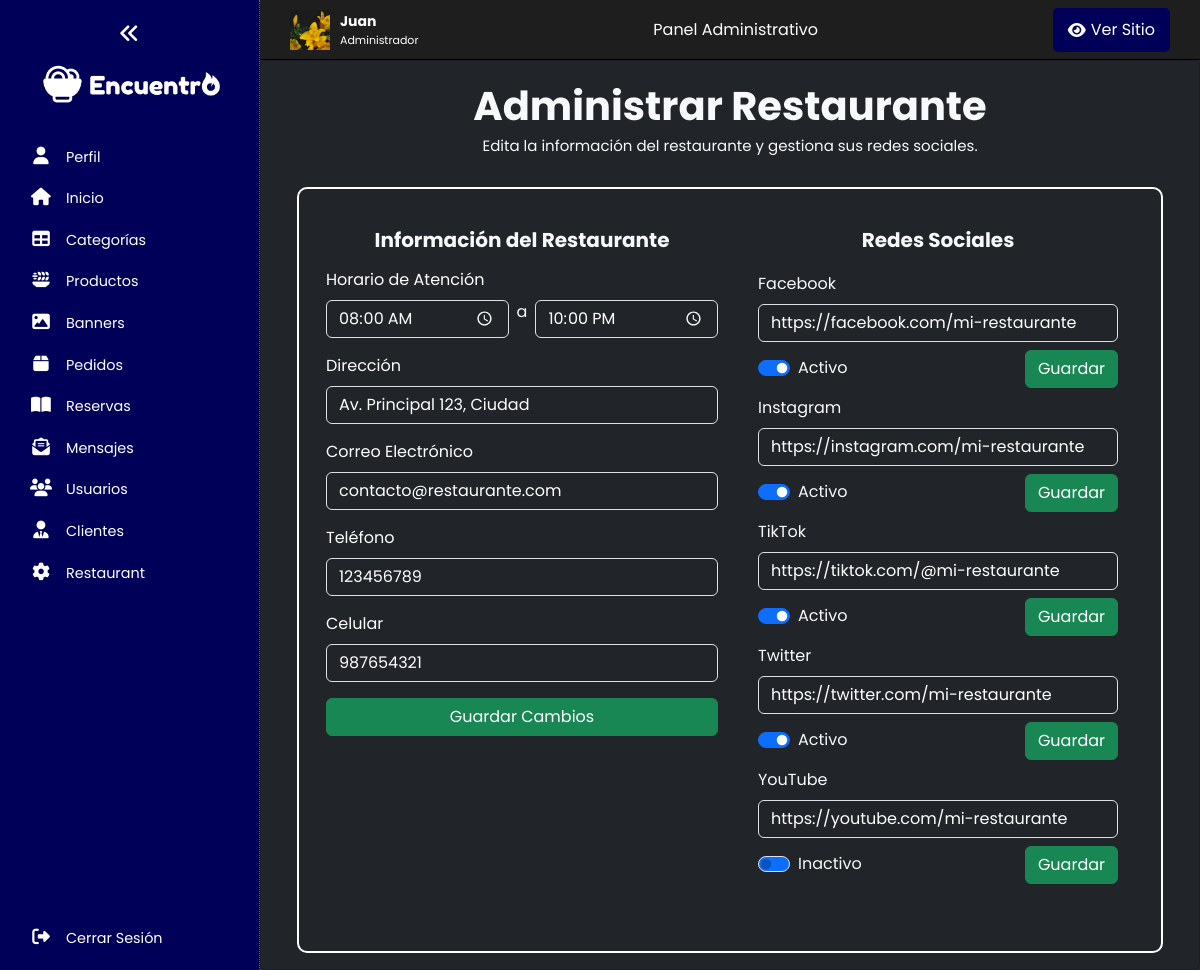
Screenshot of /panel/restaurant/index.php (signed in) with the database file from the repository.
### tables this page shows
CREATE TABLE restaurant (
    id INT AUTO_INCREMENT PRIMARY KEY,
    nombre_rest VARCHAR(100) NOT NULL,
    hora_abierto TIME NOT NULL,
    hora_cerrado TIME NOT NULL,
    direccion VARCHAR(100) NOT NULL,
    correo VARCHAR(100) NOT NULL,
    telefono VARCHAR(20) NOT NULL,
    celular VARCHAR(20) NOT NULL
);

CREATE TABLE social_media (
    id_red INT AUTO_INCREMENT PRIMARY KEY,
    nombre VARCHAR(100) NOT NULL,
    url VARCHAR(255) NOT NULL,
    icono VARCHAR(50) NOT NULL,
    estado TINYINT(1) NOT NULL DEFAULT 1,
    restaurant_id INT NOT NULL,
    FOREIGN KEY (restaurant_id) REFERENCES restaurant(id) ON DELETE CASCADE
);

### panel/restaurant/index.php (the view, shortened to what this page needs)
<?php
    include("../bd.php");
    $sentencia = $conect->prepare("SELECT * FROM restaurant LIMIT 1");
    $sentencia->execute();
    $restaurant = $sentencia->fetch(PDO::FETCH_ASSOC);
    $sentencia = $conect->prepare("SELECT * FROM social_media");
    $sentencia->execute();
    $redes_sociales = $sentencia->fetchAll(PDO::FETCH_ASSOC);
    include("../recursos/header.php");
?>
<div class="card bg-dark py-3 px-5 text-light">
    <div class="text-center mb-4">
        <h2 class="seccion_titulo">Administrar Restaurante</h2>
        <p class="seccion_parrafo">Edita la información del restaurante y gestiona sus redes sociales.</p>
    </div>
    <div class="row borde_contenido">
        <div class="col-md-6">
            <form method="POST" class="card bg-dark text-white py-4 mb-4 border-0">
                <h5 class="text-center text-light mb-3 fw-bold">Información del Restaurante</h5>
                <div class="mb-3">
                    <label class="form-label">Horario de Atención</label>
                    <div class="d-flex gap-2">
                        <input type="time" class="form-control bg-dark text-white" name="hora_abierto"
                            value="<?php echo isset($restaurant['hora_abierto']) ? $restaurant['hora_abierto'] : ''; ?>" required>
                        <span class="text-light">a</span>
                        <input type="time" class="form-control bg-dark text-white" name="hora_cerrado"
                            value="<?php echo isset($restaurant['hora_cerrado']) ? $restaurant['hora_cerrado'] : ''; ?>" required>
                    </div>
                </div>
                <div class="mb-3">
                    <label class="form-label">Dirección</label>
                    <input type="text" class="form-control bg-dark text-white" name="direccion"
                        value="<?php echo $restaurant['direccion']; ?>"
                        minlength="5" title="La dirección debe tener al menos 5 caracteres" required>
                </div>
                <div class="mb-3">
                    <label class="form-label">Correo Electrónico</label>
                    <input type="email" class="form-control bg-dark text-white" name="correo"
                        value="<?php echo $restaurant['correo']; ?>" required>
                </div>
                <div class="mb-3">
                    <label class="form-label">Teléfono</label>
                    <input type="text" class="form-control bg-dark text-white" name="telefono"
                        value="<?php echo $restaurant['telefono']; ?>" pattern="[0-9]{6,10}"
                        title="Debe contener entre 6 y 10 dígitos numéricos" required>
                </div>
                <div class="mb-3">
                    <label class="form-label">Celular</label>
                    <input type="text" class="form-control bg-dark text-white" name="celular"
                        value="<?php echo $restaurant['celular']; ?>" pattern="[0-9]{9,10}"
                        title="Debe contener entre 9 y 10 dígitos numéricos" required>
                </div>
                <button type="submit" name="update_restaurant" class="btn btn-success">Guardar Cambios</button>
            </form>
        </div>
        <div class="col-md-6 card bg-dark p-4 mb-4 border-0">
            <h5 class="text-center text-light mb-3 fw-bold">Redes Sociales</h5>
            <div class="list-group">
                <?php foreach ($redes_sociales as $red) { ?>
                    <form method="POST" class="bg-dark text-light p-1">
                        <label class="form-label"><?php echo $red['nombre']; ?></label>
                        <input type="url" class="form-control bg-dark text-white mb-2" name="url"
                            value="<?php echo $red['url']; ?>" pattern="https?://.*"
                            title="Debe comenzar con http:// o https://" required>
                        <div class="d-flex justify-content-between align-items-center">
                            <div class="form-check form-switch">
                                <input class="form-check-input bg-primary" type="checkbox" name="estado" value="1"
                                    <?php echo ($red['estado'] == 1) ? 'checked' : ''; ?>>
                                <label class="form-check-label"><?php echo ($red['estado'] == 1) ? 'Activo' : 'Inactivo'; ?></label>
                            </div>
                            <button type="submit" name="update_social" class="btn btn-success">Guardar</button>
                        </div>
                    </form>
                <?php } ?>
            </div>
        </div>
    </div>
</div>
<?php include("../recursos/footer.php"); ?>

### css/data.css (style rules this page uses)
:root { --header-height: 5rem; --color_primario: #ff8000; --color_secundario: #32005b; --color_gris: #171717; --color_blanco: #ffffff; --color_negro: #000000; --color_success: #1ae000; --color_info: #0066eb; --color_danger: #cf0000; --color_body: white; --color_sidebar_panel: rgb(0, 0, 88); --nav_font: "Montserrat", sans-serif; --body_font: "Oswald", sans-serif; --logo_font: "BankGothic"; --normal-font-size: 0.938rem; --font_regular: 400; --font_semi_bold: 600; --max_width: 1024px; --titulo_banner: 70px; --subtitulo_banner: 22px; --descripcion_banner: 20px; --seccion_titulo: 40px; --seccion_subtitulo: 20px; --seccion_item: 23px; --seccion_parrafo: 15px; --tablet__titulo_banner: 55px; --tablet__subtitulo_banner: 20px; --tablet__descripcion_banner: 18px; --tablet__seccion_titulo: 30px; --tablet__seccion_subtitulo: 18px; --tablet__seccion_parrafo: 14px; --tablet__seccion_item: 19px; --movil__titulo_banner: 38px; --movil__subtitulo_banner: 18px; --movil__descripcion_banner: 16px; --movil__seccion_titulo: 26px; --movil__seccion_subtitulo: 16px; --movil__seccion_parrafo: 13px; --movil__seccion_item: 17px; --paddingy: 50px; --color_scroll: rgba(255, 255, 255, 0.075); --color_scroll_hover: rgba(255, 255, 255, 0.2); }
* { box-sizing: border-box; }
.seccion_titulo { font-size: var(--seccion_titulo); font-weight: bolder; margin: 5px 0px; }
.seccion_parrafo { font-size: var(--seccion_parrafo); margin: 5px 0px; }

### panel/recursos/header.css (style rules this page uses)
body { box-sizing: border-box; margin: 0; padding: 0; }
body { font-family: 'Poppins', sans-serif; }
.wrapper { display: flex; height: 100vh; background-color: #212529; }
.borde_contenido { border: 2px solid white; padding: 15px; border-radius: 10px; }

### rows the page displays
restaurant: hora_abierto "08:00:00", hora_cerrado "22:00:00", direccion "Av. Principal 123, Ciudad", correo "contacto@restaurante.com", telefono "123456789", celular "987654321"
social_media: nombre "Facebook", url "https://facebook.com/mi-restaurante", estado "☑", shows "Activo"
social_media: nombre "Instagram", url "https://instagram.com/mi-restaurante", estado "☑", shows "Activo"
social_media: nombre "TikTok", url "https://tiktok.com/@mi-restaurante", estado "☑", shows "Activo"
social_media: nombre "Twitter", url "https://twitter.com/mi-restaurante", estado "☑", shows "Activo"
social_media: nombre "YouTube", url "https://youtube.com/mi-restaurante", shows "Inactivo"

### other values shown
$item_name "Perfil"
$item_name "Inicio"
$item_name "Categorías"
$item_name "Productos"
$item_name "Banners"
$item_name "Pedidos"
$item_name "Reservas"
$item_name "Mensajes"
$item_name "Usuarios"
$item_name "Clientes"
$item_name "Restaurant"
$_SESSION['usuario_nombre'] "Juan"
$_SESSION['usuario_rol'] "Administrador"
